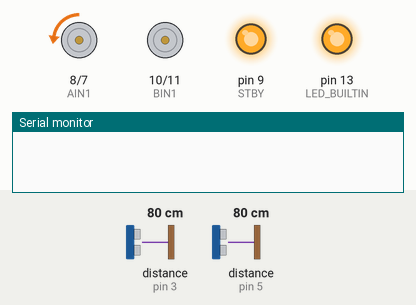
This sketch was run on a simulated Arduino Uno, built with avr-gcc and run on an emulated ATmega328P. Shown: motor-driver pin pairs drawn as motors (green arrow = first pin HIGH = forward, orange = second pin HIGH = backward, longer = more drive, scaled by the enable pin, stopped while the standby pin is LOW), output pins drawn as LEDs (lit = HIGH), the last lines printed to the serial monitor. Inputs (shaded band) come from the test bench; at power-on: distance to the obstacle (sensors on pin 3, pin 5) 80 cm. The echo pulse lasts 58.3 µs per cm; pins used as bus, display or sensor lines are not drawn.

Above: at 1.6 s.
At 3.6 s:
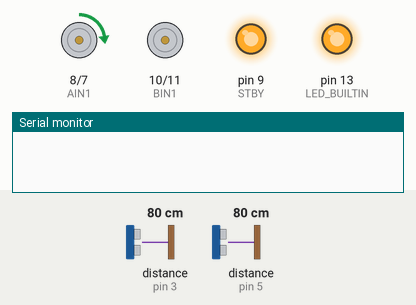
At 15.3 s:
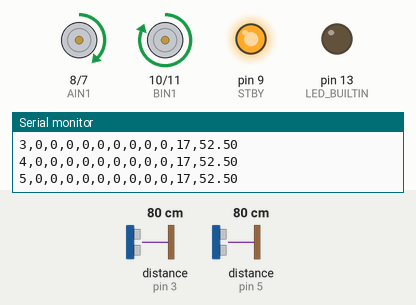
15.4 s: distance to the obstacle (sensor on pin 3) set to 35 cm
Timing chart, 0 to 18.4 s (numbered marks = the images above; inputs shaded):
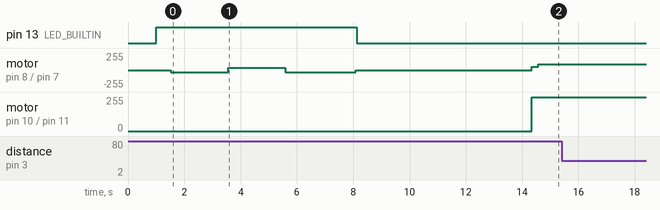

The sketch:

FP_ABE_314.ino
```cpp
/* Name:                Haoyue Li, Yuecheng Wang, Jianxiang Tao
   Class:               ABE 314
   Instructor:          Dr. Jin
   Lab Section:         001
   Date Created:        04/12/2022
   Date Submitted:      04/26/2022
   Lab Number:          001
   Lab Title:           Final project
   Sketch Description:  A robot that does self-calibration, line following, marker counting, and object detection.
*/

//We used robot #10

//Initilization
#include <QTRSensors.h>
#include <stdint.h>

// wheels
const int PWMA = 6; //left wheel
const int PWMB = 12; //right wheel

// pins
const int AIN2 = 7;
const int AIN1 = 8;
const int BIN1 = 10;
const int BIN2 = 11;
const int STBY = 9;

//line following
QTRSensors qtr;
const uint8_t SensorCount = 8;
uint16_t sensorValues[SensorCount];

//unltrasonic sensor
const int leftPin[] = {3,2};
const int rightPin[] = {5,4};

//globle variable
int numSumArray = 0;
int second = 0;
int blackOne, blackTwo, blackThree, blackFour, oneTwoDiff;
int blackLineCount = 0;
char state = 'S';

//main setup function which contains two sub setup functions
void setup() {
  Serial.begin(9600);
  setupWheel();
  delay(500);
  setupLineFollowing();
  delay(5000);             // pause for 5 seconds before entering loop function
}

//loop funcitons will run until the power is turned off
void loop() {
  stateMachine(sensorDecision()); //state machine function
  timer();                        //timer

}

//function for running the robot forward
void motorsForward(){

  //error detection for line following and claculation for rotational speed
  int position = linePos();
  int errorVal = 3500 - position;
  double rotSpeed = (0.015 * errorVal);

  //printing for data collection
  Serial.print(position);
  Serial.print(',');
  Serial.print(17);
  Serial.print(',');
  Serial.println(rotSpeed);

  driver(17, rotSpeed); //call driver function
  }


//function for making the robot stop
void motorsStop() {
  driver(0,0);         //call driver function
  }

//function for motors acceleration
void motorsAccelerate() {

  //intentionally do not put it into the for loop to save some computational time
  int position = linePos();
  int errorVal = 3500 - position;
  double rotSpeed = (0.01 * errorVal);

  //printing for data collection
  Serial.print(position);
  Serial.print(',');
  Serial.print(17);
  Serial.print(',');
  Serial.println(rotSpeed);

  //increase the linear speed gradually
  for (int i = 5; i < 17; i++){
      driver(i, rotSpeed);      //call driver function
      }
  }

//function for motors deacceleration
void motorsDeaccelerate(){

  //intentionally do not put it into the for loop to save some computational time
  int position = linePos();
  int errorVal = 3500 - position;
  double rotSpeed = (0.01 * errorVal);

  //printing for data collection
  Serial.print(position);
  Serial.print(',');
  Serial.print(17);
  Serial.print(',');
  Serial.println(rotSpeed);

  //decrease the linear speed gradually
  for (int i = 17; i > 4; i--){
      driver(i, rotSpeed);      //call driver function
      }
  }


//function for line position calculation, return an integer value
int linePos(){

  // read calibrated sensor values and obtain a measure of the line position
  // from 0 to 5000 (for a white line, use readLineWhite() instead)
  uint16_t position = qtr.readLineBlack(sensorValues);

  Serial.print(second);   //print current time index
  Serial.print(',');

  //print each sensor value
  for (uint8_t i = 0; i < 8; i++)
  {
    Serial.print(sensorValues[i]);
    Serial.print(',');
  }
  numSumArray = sumArray(sensorValues);

  return position;
  }


//function that takes in linear speed and rotational speed, and run the motors
void driver(int linSpd, int rotSpd) {

  int rws = linSpd + rotSpd;
  int lws = linSpd - rotSpd;

  digitalWrite(STBY, HIGH);
  if (rws > 0) //if right wheel speed is greater than 0, set right wheel to move forward
  {
    digitalWrite(BIN1, 1);
    digitalWrite(BIN2, 0);
  }
  else //if right wheel speed is not greater than 0, set right wheel to move reverse
  {
    digitalWrite(BIN1, 0);
    digitalWrite(BIN2, 1);
  }
  if (lws > 0) //if left wheel speed is greater than 0, set left wheel to move forward
  {
    digitalWrite(AIN1, 0);
    digitalWrite(AIN2, 1);
  }
  else //if left wheel speed is not greater than 0, set left wheel to move reverse
  {
    digitalWrite(AIN1, 1);
    digitalWrite(AIN2, 0);
  }

  analogWrite(PWMA, constrain(map(abs(lws), 0, 100, 0, 255), 0, 255)); //0-255, left wheel
  analogWrite(PWMB, constrain(map(abs(rws), 0, 100, 0, 255), 0, 255)); //0-255, right wheel

}

//sub setup function for wheels
void setupWheel() {
  pinMode(STBY, OUTPUT);
  pinMode(PWMA, OUTPUT);
  pinMode(AIN1, OUTPUT);
  pinMode(AIN2, OUTPUT);
  pinMode(PWMB, OUTPUT);
  pinMode(BIN1, OUTPUT);
  pinMode(BIN2, OUTPUT);
  }

//sub setup function for line following
void setupLineFollowing() {
     // configure the sensors
  qtr.setTypeRC();
  qtr.setSensorPins((const uint8_t[]){39,37,35,33,31,29,27,25}, SensorCount);
  qtr.setEmitterPin(23);

  delay(500);
  pinMode(LED_BUILTIN, OUTPUT);
  digitalWrite(LED_BUILTIN, HIGH); // turn on Arduino's LED to indicate we are in calibration mode
  delay(500);

  //move forward
  for (uint16_t i = 0; i < 80; i++)
  {
    qtr.calibrate();
    driver(13,0);
  }


  //move backward
  for (uint16_t i = 0; i < 80; i++)
  {
    qtr.calibrate();
    driver(-13,0);
  }

  //move forward
  for (uint16_t i = 0; i < 100; i++)
  {
    qtr.calibrate();
    driver(13,0);
  }

  driver(0,0); //pause
  delay(25);

  digitalWrite(LED_BUILTIN, LOW); // turn off Arduino's LED to indicate we are through with calibration
  delay(1000);
  }


//function that returns long integer for obstcle distance detection from ultrasonic sensors
long customDistanceFunction(int sensor) {

  long duration;

  if (sensor == 0) {
    pinMode(leftPin[1], OUTPUT);
    digitalWrite(leftPin[1], LOW);
    delayMicroseconds(2);
    digitalWrite(leftPin[1], HIGH);
    delayMicroseconds(5);
    digitalWrite(leftPin[1], LOW);

    // The same pin is used to read the signal from the PING))): a HIGH pulse
    // whose duration is the time (in microseconds) from the sending of the ping
    // to the reception of its echo off of an object.
    pinMode(leftPin[0], INPUT);
    duration = pulseIn(leftPin[0], HIGH);

    return microsecondsToCentimeters(duration);
    }

  if (sensor == 1) {
    pinMode(rightPin[1], OUTPUT);
    digitalWrite(rightPin[1], LOW);
    delayMicroseconds(2);
    digitalWrite(rightPin[1], HIGH);
    delayMicroseconds(5);
    digitalWrite(rightPin[1], LOW);

    // The same pin is used to read the signal from the PING))): a HIGH pulse
    // whose duration is the time (in microseconds) from the sending of the ping
    // to the reception of its echo off of an object.
    pinMode(rightPin[0], INPUT);
    duration = pulseIn(rightPin[0], HIGH);

    return microsecondsToCentimeters(duration);

    }
  }

//funcution that converts seconds to distance
long microsecondsToCentimeters(long microseconds) {
  // The speed of sound is 340 m/s or 29 microseconds per centimeter.
  // The ping travels out and back, so to find the distance of the object we
  // take half of the distance travelled.
  return microseconds / 29 / 2;
}


//state machine function
void stateMachine(int sensors) {

  switch(state) {
    case 'S':
       if (sensors == 0){
        motorsAccelerate();
        state = 'F';

       }else {
        motorsStop();
        state = 'S';

      }
      break;

     case 'F':
      if(sensors == 1){
        motorsDeaccelerate();
        state = 'S';
        delay(5000);
      } else if (sensors == 2){
        motorsDeaccelerate();
        state = 'S';
        delay(2000);
      } else if(sensors == 3) {
        motorsDeaccelerate();
        state = 'S';
        digitalWrite(STBY,LOW);
      } else {
        motorsForward();
        state = 'F';
        }
      break;
    }
  }


//sensor decision function that process the marker information and return different integer depending on the sensor input
int sensorDecision() {
    long rightDis, leftDis;

    leftDis = customDistanceFunction(0);
    rightDis = customDistanceFunction(1);

    //marker counting
    if (numSumArray > 3600) { //check the sum of the array
      blackLineCount++;       //add one

      if(blackLineCount == 1) {
        blackOne = second;    //store time
        }

      if(blackLineCount == 2) {
        blackTwo = second;
        oneTwoDiff = blackTwo - blackOne;
        }

      if(blackLineCount == 3) {
        blackThree = second;
        blackFour = blackThree + (2.4 * oneTwoDiff);  //calculate the time at 24 inch
        }
    }

    //for robot not on the line
    if (sensorValues[3] < 20 && sensorValues[4] < 20 && blackLineCount >= 3) {
      return 3;
      }

    //when at 24 inch mark
    if (second == blackFour){
      return 2;
      }

    //when there is no obstcles detected
    if (leftDis > 15 && rightDis > 15) {
      return 0;
      }

    //when there is no obstcle
    if (leftDis <= 15 && rightDis <= 15) {
      return 1;
      }
    }


//function for summing up the integer in the array
int sumArray(int colorArray[]){
  int num = 0;
  for (int i=0; i<8; i++) {
    num = num + colorArray[i];
    }
  return num;
  }

//timer
void timer() {
  second++;
  delay(200);
}
```
